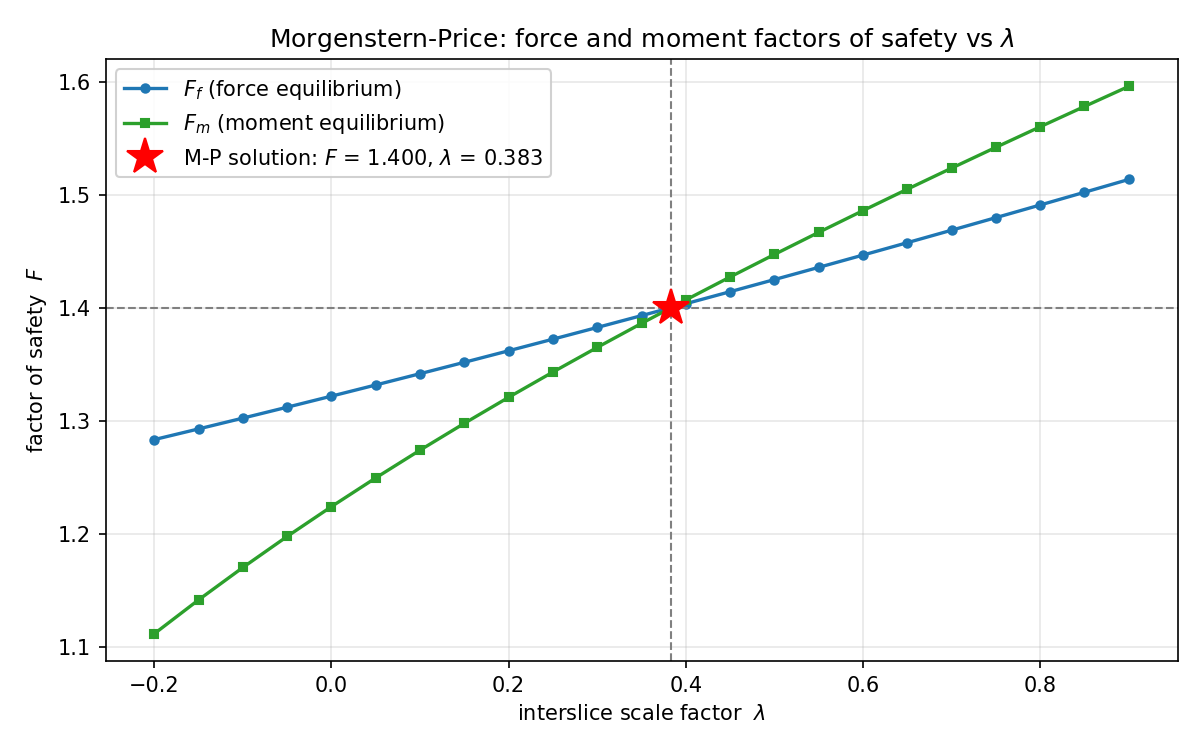

The Python source for this figure:
"""Regenerate mprice_f_vs_lambda.png for docs/lem/mprice.md.

Traces the two Morgenstern-Price factor-of-safety curves on the Arai & Tagyo
benchmark (verification corpus LEM-2b / VP14): at each interslice scale factor
lambda, F_f is the factor of safety that zeroes the force residual and F_m the
one that zeroes the moment residual. The Morgenstern-Price solution is the
lambda where the two curves cross.

The surface is the critical circle from the benchmark's own circular search
(method mprice, 50 slices), so the crossing reproduces the published factor of
safety for that row.

    PYTHONPATH=. python3 docs/lem/images/mprice_f_vs_lambda.py
"""
import os
import warnings

import matplotlib
matplotlib.use("Agg")
import matplotlib.pyplot as plt
import numpy as np
from scipy.optimize import brentq, newton

from xslope.fileio import load_slope_data
from xslope.search import circular_search
from xslope.solve import _mp_extract, _mp_f_vals, _mp_residuals, bishop, mprice

warnings.filterwarnings("ignore")

HERE = os.path.dirname(os.path.abspath(__file__))
XLSX = os.path.join(HERE, "..", "files", "xslope_arai_tagyo.xlsx")
OUT = os.path.join(HERE, "mprice_f_vs_lambda.png")

NUM_SLICES = 50
F_TYPE = "half_sine"
LAMBDAS = np.linspace(-0.2, 0.9, 23)


def critical_slices():
    """Slice dataframe for the benchmark's critical circle (mprice, 50 slices)."""
    slope_data = load_slope_data(XLSX)
    fs_cache, _converged, _path, _cache = circular_search(
        slope_data, "mprice", num_slices=NUM_SLICES)
    if not fs_cache:
        raise RuntimeError("circular_search found no valid surface")
    return fs_cache[0]["slices"]


def curves(slice_df):
    """(F_f, F_m) at every lambda in LAMBDAS, plus the solved (lambda*, F*)."""
    right_facing = bool(slice_df.attrs.get(
        "right_facing", slice_df["y_cb"].values[0] > slice_df["y_cb"].values[-1]))
    A = _mp_extract(slice_df, right_facing)
    f_vals = _mp_f_vals(slice_df, F_TYPE)

    ok, res = bishop(slice_df.copy())
    seed = res["FS"] if ok else 1.5

    def force_res(lam, FS):
        return _mp_residuals(A, f_vals, lam, FS)[2]

    def moment_res(lam, FS):
        return _mp_residuals(A, f_vals, lam, FS)[3]

    F_f, F_m = [], []
    for lam in LAMBDAS:
        # The force residual is monotonic in FS — a secant from the Bishop seed
        # lands on its single root.
        ff = newton(lambda FS: force_res(lam, FS), seed, tol=1e-8, maxiter=60)
        # The moment residual is multivalued in FS and carries an asymptote, so
        # it is bracketed around F_f rather than seeded.
        lo, hi = 0.25 * ff, 2.0 * ff
        r_lo, r_hi = moment_res(lam, lo), moment_res(lam, hi)
        while r_lo * r_hi > 0 and lo > 0.05:
            lo *= 0.8
            r_lo = moment_res(lam, lo)
        fm = brentq(lambda FS: moment_res(lam, FS), lo, hi, xtol=1e-10)
        F_f.append(ff)
        F_m.append(fm)

    ok, res = mprice(slice_df.copy(), f_type=F_TYPE)
    if not ok:
        raise RuntimeError(res)
    return np.array(F_f), np.array(F_m), res["lambda"], res["FS"]


def main():
    F_f, F_m, lam_star, FS = curves(critical_slices())

    fig, ax = plt.subplots(figsize=(8.0, 5.0))
    ax.plot(LAMBDAS, F_f, "-o", ms=4, lw=1.6, color="tab:blue",
            label=r"$F_f$ (force equilibrium)")
    ax.plot(LAMBDAS, F_m, "-s", ms=4, lw=1.6, color="tab:green",
            label=r"$F_m$ (moment equilibrium)")
    ax.axvline(lam_star, color="0.5", ls="--", lw=1.0)
    ax.axhline(FS, color="0.5", ls="--", lw=1.0)
    ax.plot([lam_star], [FS], "*", ms=18, color="red", zorder=6,
            label=rf"M-P solution: $F$ = {FS:.3f}, $\lambda$ = {lam_star:.3f}")

    ax.set_xlabel(r"interslice scale factor  $\lambda$")
    ax.set_ylabel(r"factor of safety  $F$")
    ax.set_title(r"Morgenstern-Price: force and moment factors of safety vs $\lambda$")
    ax.grid(True, alpha=0.3)
    ax.legend(loc="upper left", framealpha=0.9)
    fig.tight_layout()
    fig.savefig(OUT, dpi=150)
    print(f"wrote {OUT}  (F = {FS:.5f}, lambda = {lam_star:.5f})")


if __name__ == "__main__":
    main()
